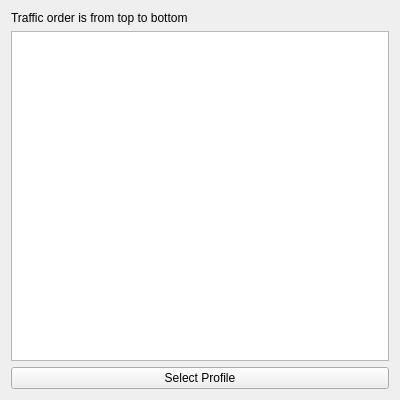
<?xml version="1.0" encoding="UTF-8"?>
<ui version="4.0">
 <class>EditChain</class>
 <widget class="QWidget" name="EditChain">
  <property name="geometry">
   <rect>
    <x>0</x>
    <y>0</y>
    <width>400</width>
    <height>400</height>
   </rect>
  </property>
  <property name="windowTitle">
   <string>EditChain</string>
  </property>
  <layout class="QVBoxLayout" name="verticalLayout">
   <item>
    <widget class="QLabel" name="label">
     <property name="text">
      <string>Traffic order is from top to bottom</string>
     </property>
    </widget>
   </item>
   <item>
    <widget class="QListWidget" name="listWidget">
     <property name="minimumSize">
      <size>
       <width>0</width>
       <height>300</height>
      </size>
     </property>
     <property name="contextMenuPolicy">
      <enum>Qt::ActionsContextMenu</enum>
     </property>
     <property name="dragDropMode">
      <enum>QAbstractItemView::InternalMove</enum>
     </property>
     <property name="defaultDropAction">
      <enum>Qt::MoveAction</enum>
     </property>
     <property name="movement">
      <enum>QListView::Free</enum>
     </property>
    </widget>
   </item>
   <item>
    <widget class="QPushButton" name="select_profile">
     <property name="text">
      <string>Select Profile</string>
     </property>
    </widget>
   </item>
  </layout>
 </widget>
 <resources/>
 <connections/>
</ui>
